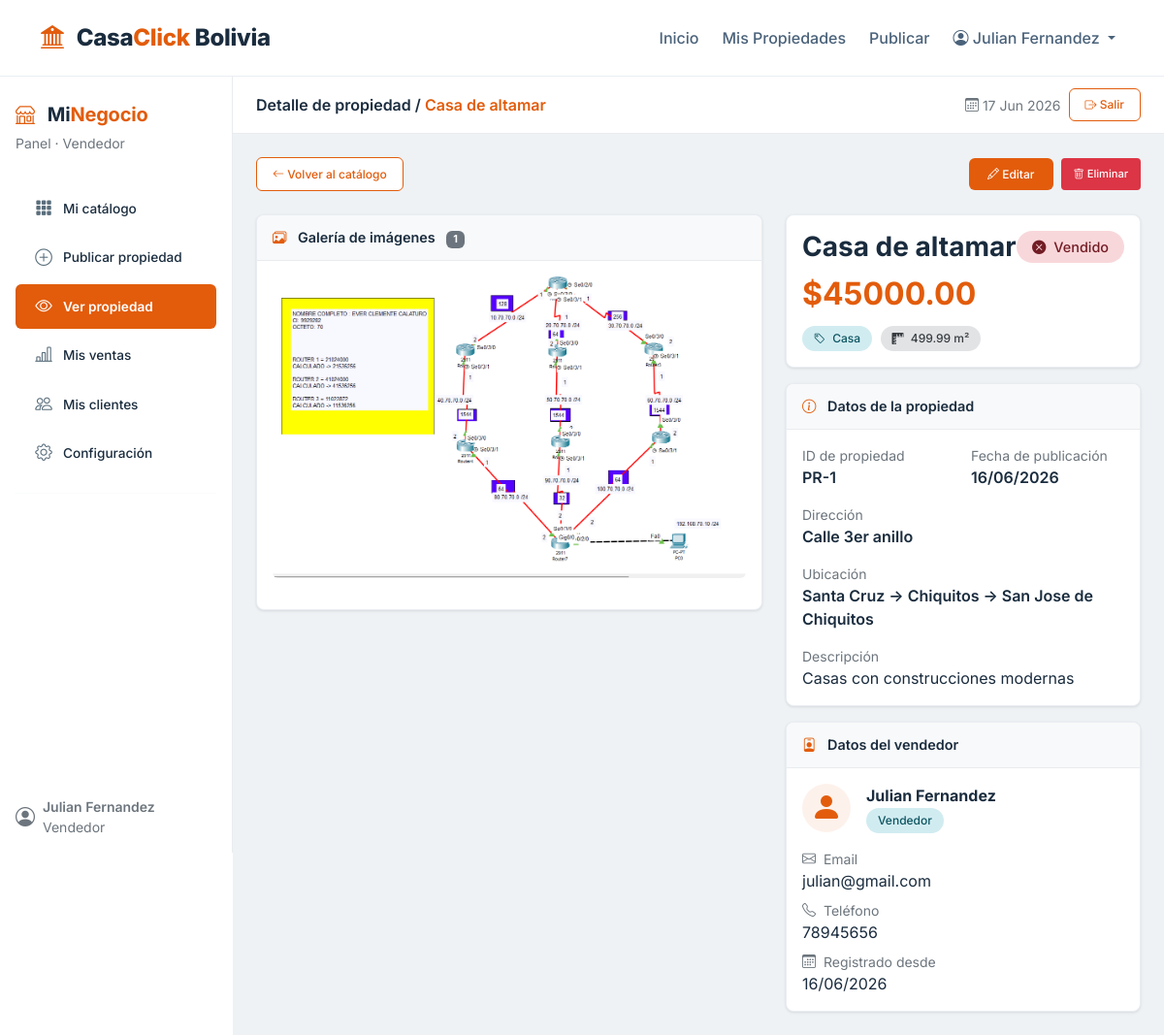
Page /vendedor/propiedad/1 (signed in) on the earlier database version.
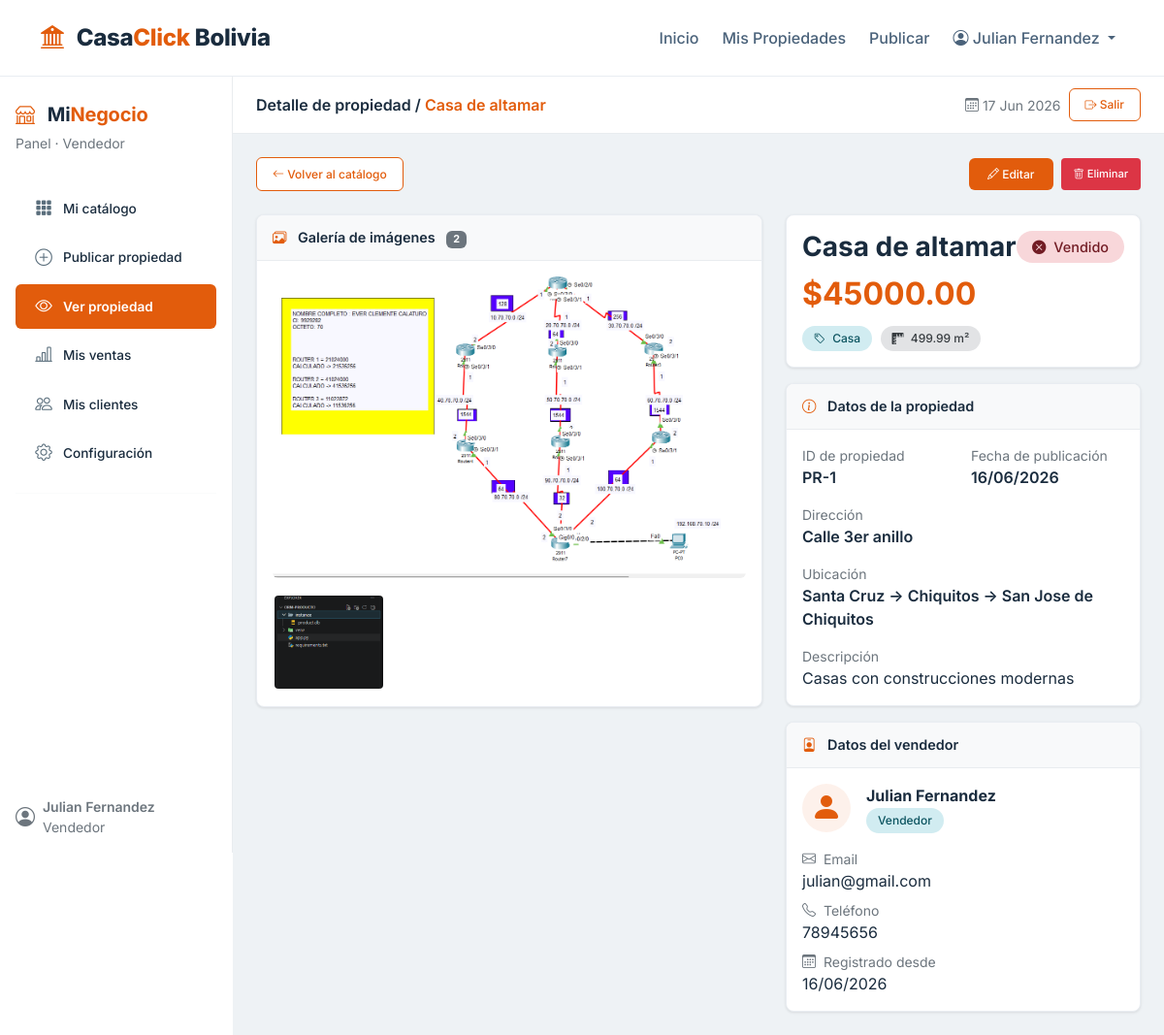
Same page on the later database version.
### app/models.py (models this page shows, shortened)
class Imagen(db.Model):
    __tablename__ = "imagenes"
    id_imagen = db.Column(db.Integer, primary_key=True)
    imagen = db.Column(db.String(255), nullable=False)
    id_propiedad = db.Column(db.Integer, db.ForeignKey('propiedades.id_propiedad'), nullable=False)
    propiedad = db.relationship('Propiedad', back_populates='imagenes')

### app/vendedor/routes.py (the view)
@vendedor_bp.route("/propiedad/<int:id_propiedad>")
@login_required
def ver_propiedad(id_propiedad):
    if current_user.rol.lower() != 'vendedor':
        return render_template("main/index.html")
    propiedad = Propiedad.query.get_or_404(id_propiedad)
    if propiedad.id_usuario != current_user.id_usuario:
        return render_template("main/index.html")
    vendedor = Usuario.query.get(propiedad.id_usuario)
    departamento = Departamento.query.get(propiedad.id_departamento)
    provincia = Provincia.query.get(propiedad.id_provincia)
    ciudad = Ciudad.query.get(propiedad.id_ciudad)
    imagenes = Imagen.query.filter_by(id_propiedad=id_propiedad).all()
    datos_vendedor = vendedor.to_dict() if vendedor else None
    if datos_vendedor and 'password' in datos_vendedor:
        del datos_vendedor['password']
    return render_template(
        "vendedor/propiedad.html",
        propiedad=propiedad,
        vendedor=datos_vendedor,
        departamento=departamento,
        provincia=provincia,
        ciudad=ciudad,
        imagenes=imagenes
    )

### app/models.py (called while the page is built)
    def to_dict(self):
        return {
            "id_usuario": self.id_usuario,
            "nombre": self.nombre,
            "email": self.email,
            "telefono": self.telefono,
            "rol": self.rol,
            "fecha_registro": self.fecha_registro
        }

### app/templates/vendedor/propiedad.html (shortened to what the changed rows need)
{% extends 'base.html' %}
{% block content %}
<div class="container-fluid p-0 d-flex flex-column min-vh-100">
    <div class="row g-0 flex-grow-1">
        <div class="col bg-light" style="background-color: #eef2f5 !important;">
            <div class="p-3 p-md-4">
                <div class="row g-4">
                    <div class="col-lg-7">
                        <div class="card-plain">
                            <div class="card-header-plain">
                                <i class="bi bi-images me-2 text-orange-sobre"></i> Galería de imágenes
                                <span class="badge bg-secondary ms-2">{{ imagenes|length }}</span>
                            </div>
                            <div class="p-3">
                                {% if imagenes and imagenes|length > 0 %}
                                    {% if imagenes|length > 1 %}
                                        <div class="row g-2">
                                            {% for imagen in imagenes[1:] %}
                                                <div class="col-3">
                                                    <img src="{{ url_for('vendedor.serve_upload', filename=imagen.imagen) }}"
                                                         alt="Imagen {{ loop.index + 1 }}"
                                                         class="img-fluid rounded"
                                                         style="width: 100%; height: 100px; object-fit: cover; cursor: pointer; border: 2px solid transparent; transition: border-color 0.2s;"
                                                         onclick="this.style.borderColor='#e25c0c'; document.querySelector('.main-image').src = this.src;">
                                                </div>
                                            {% endfor %}
                                        </div>
                                    {% endif %}
                                {% else %}
                                    <div class="text-center py-5">
                                        <i class="bi bi-image" style="font-size: 4rem; color: #cbd5e1;"></i>
                                        <p class="text-secondary mt-2">No hay imágenes disponibles</p>
                                    </div>
                                {% endif %}
                            </div>
                        </div>
                    </div>
                </div>
            </div>
        </div>
    </div>
</div>
{% endblock %}

Differences in the rows shown:
added Imagen: imagen (picture)
Other differences:
{{ imagenes|length }}: "1" → "2"
